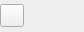
<?xml version="1.0" encoding="UTF-8"?>
<ui version="4.0">
 <class>LanguageButtonsWidget</class>
 <widget class="QWidget" name="LanguageButtonsWidget">
  <property name="geometry">
   <rect>
    <x>0</x>
    <y>0</y>
    <width>84</width>
    <height>32</height>
   </rect>
  </property>
  <layout class="QHBoxLayout" name="languagesLayout">
   <property name="spacing">
    <number>0</number>
   </property>
   <property name="leftMargin">
    <number>0</number>
   </property>
   <property name="topMargin">
    <number>0</number>
   </property>
   <property name="rightMargin">
    <number>0</number>
   </property>
   <property name="bottomMargin">
    <number>0</number>
   </property>
   <item>
    <widget class="QToolButton" name="editButton">
     <property name="accessibleName">
      <string>Edit languages</string>
     </property>
     <property name="toolTip">
      <string>Edit languages</string>
     </property>
     <property name="icon">
      <iconset theme="document-edit">
       <normaloff>.</normaloff>.</iconset>
     </property>
    </widget>
   </item>
   <item>
    <spacer name="horizontalSpacer">
     <property name="orientation">
      <enum>Qt::Horizontal</enum>
     </property>
     <property name="sizeHint" stdset="0">
      <size>
       <width>52</width>
       <height>20</height>
      </size>
     </property>
    </spacer>
   </item>
  </layout>
 </widget>
 <resources/>
 <connections>
  <connection>
   <sender>editButton</sender>
   <signal>clicked()</signal>
   <receiver>LanguageButtonsWidget</receiver>
   <slot>editLanguages()</slot>
   <hints>
    <hint type="sourcelabel">
     <x>73</x>
     <y>15</y>
    </hint>
    <hint type="destinationlabel">
     <x>44</x>
     <y>15</y>
    </hint>
   </hints>
  </connection>
 </connections>
 <slots>
  <slot>editLanguages()</slot>
 </slots>
</ui>
